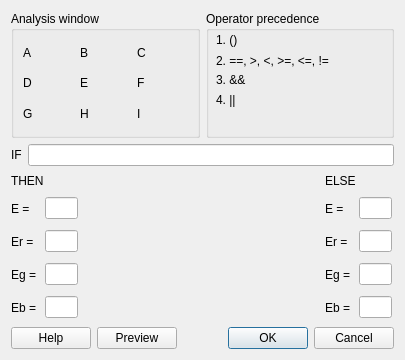
<?xml version="1.0" encoding="UTF-8"?>
<ui version="4.0">
 <class>logicalFilterDialog</class>
 <widget class="QDialog" name="logicalFilterDialog">
  <property name="geometry">
   <rect>
    <x>0</x>
    <y>0</y>
    <width>405</width>
    <height>360</height>
   </rect>
  </property>
  <property name="windowTitle">
   <string>Dialog</string>
  </property>
  <layout class="QGridLayout" name="gridLayout">
   <item row="0" column="0" colspan="2">
    <widget class="QGroupBox" name="groupBox">
     <property name="minimumSize">
      <size>
       <width>131</width>
       <height>0</height>
      </size>
     </property>
     <property name="title">
      <string>Analysis window</string>
     </property>
     <layout class="QGridLayout" name="gridLayout_2">
      <item row="0" column="0">
       <layout class="QVBoxLayout" name="verticalLayout">
        <item>
         <layout class="QHBoxLayout" name="horizontalLayout">
          <item>
           <widget class="QLabel" name="label">
            <property name="text">
             <string>A</string>
            </property>
           </widget>
          </item>
          <item>
           <widget class="QLabel" name="label_2">
            <property name="text">
             <string>B</string>
            </property>
           </widget>
          </item>
          <item>
           <widget class="QLabel" name="label_3">
            <property name="text">
             <string>C</string>
            </property>
           </widget>
          </item>
         </layout>
        </item>
        <item>
         <layout class="QHBoxLayout" name="horizontalLayout_2">
          <item>
           <widget class="QLabel" name="label_4">
            <property name="text">
             <string>D</string>
            </property>
           </widget>
          </item>
          <item>
           <widget class="QLabel" name="label_5">
            <property name="text">
             <string>E</string>
            </property>
           </widget>
          </item>
          <item>
           <widget class="QLabel" name="label_6">
            <property name="text">
             <string>F</string>
            </property>
           </widget>
          </item>
         </layout>
        </item>
        <item>
         <layout class="QHBoxLayout" name="horizontalLayout_3">
          <item>
           <widget class="QLabel" name="label_7">
            <property name="text">
             <string>G</string>
            </property>
           </widget>
          </item>
          <item>
           <widget class="QLabel" name="label_8">
            <property name="text">
             <string>H</string>
            </property>
           </widget>
          </item>
          <item>
           <widget class="QLabel" name="label_9">
            <property name="text">
             <string>I</string>
            </property>
           </widget>
          </item>
         </layout>
        </item>
       </layout>
      </item>
     </layout>
    </widget>
   </item>
   <item row="0" column="2" colspan="2">
    <widget class="QGroupBox" name="groupBox_2">
     <property name="minimumSize">
      <size>
       <width>170</width>
       <height>0</height>
      </size>
     </property>
     <property name="title">
      <string>Operator precedence</string>
     </property>
     <widget class="QLabel" name="label_10">
      <property name="geometry">
       <rect>
        <x>10</x>
        <y>20</y>
        <width>62</width>
        <height>17</height>
       </rect>
      </property>
      <property name="text">
       <string>1. ()</string>
      </property>
     </widget>
     <widget class="QLabel" name="label_11">
      <property name="geometry">
       <rect>
        <x>10</x>
        <y>40</y>
        <width>161</width>
        <height>20</height>
       </rect>
      </property>
      <property name="text">
       <string>2. ==, &gt;, &lt;, &gt;=, &lt;=, !=</string>
      </property>
     </widget>
     <widget class="QLabel" name="label_12">
      <property name="geometry">
       <rect>
        <x>10</x>
        <y>60</y>
        <width>62</width>
        <height>17</height>
       </rect>
      </property>
      <property name="text">
       <string>3. &amp;&amp;</string>
      </property>
     </widget>
     <widget class="QLabel" name="label_13">
      <property name="geometry">
       <rect>
        <x>10</x>
        <y>80</y>
        <width>62</width>
        <height>17</height>
       </rect>
      </property>
      <property name="text">
       <string>4. ||</string>
      </property>
     </widget>
    </widget>
   </item>
   <item row="1" column="0" colspan="4">
    <layout class="QHBoxLayout" name="horizontalLayout_5">
     <item>
      <widget class="QLabel" name="label_16">
       <property name="text">
        <string>IF</string>
       </property>
      </widget>
     </item>
     <item>
      <widget class="QLineEdit" name="ifTextLine"/>
     </item>
    </layout>
   </item>
   <item row="2" column="0">
    <layout class="QVBoxLayout" name="verticalLayout_2">
     <property name="sizeConstraint">
      <enum>QLayout::SetFixedSize</enum>
     </property>
     <item>
      <widget class="QLabel" name="label_17">
       <property name="sizePolicy">
        <sizepolicy hsizetype="MinimumExpanding" vsizetype="Preferred">
         <horstretch>0</horstretch>
         <verstretch>0</verstretch>
        </sizepolicy>
       </property>
       <property name="minimumSize">
        <size>
         <width>69</width>
         <height>17</height>
        </size>
       </property>
       <property name="maximumSize">
        <size>
         <width>69</width>
         <height>17</height>
        </size>
       </property>
       <property name="text">
        <string>THEN</string>
       </property>
      </widget>
     </item>
     <item>
      <layout class="QHBoxLayout" name="horizontalLayout_6">
       <item>
        <widget class="QLabel" name="label_14">
         <property name="sizePolicy">
          <sizepolicy hsizetype="Fixed" vsizetype="Preferred">
           <horstretch>0</horstretch>
           <verstretch>0</verstretch>
          </sizepolicy>
         </property>
         <property name="minimumSize">
          <size>
           <width>28</width>
           <height>27</height>
          </size>
         </property>
         <property name="maximumSize">
          <size>
           <width>28</width>
           <height>27</height>
          </size>
         </property>
         <property name="text">
          <string>E = </string>
         </property>
        </widget>
       </item>
       <item>
        <widget class="QLineEdit" name="e1">
         <property name="sizePolicy">
          <sizepolicy hsizetype="Fixed" vsizetype="Fixed">
           <horstretch>0</horstretch>
           <verstretch>0</verstretch>
          </sizepolicy>
         </property>
         <property name="minimumSize">
          <size>
           <width>33</width>
           <height>0</height>
          </size>
         </property>
         <property name="maximumSize">
          <size>
           <width>33</width>
           <height>16777215</height>
          </size>
         </property>
         <property name="maxLength">
          <number>3</number>
         </property>
        </widget>
       </item>
      </layout>
     </item>
     <item>
      <layout class="QHBoxLayout" name="horizontalLayout_7">
       <item>
        <widget class="QLabel" name="label_15">
         <property name="sizePolicy">
          <sizepolicy hsizetype="Fixed" vsizetype="Preferred">
           <horstretch>0</horstretch>
           <verstretch>0</verstretch>
          </sizepolicy>
         </property>
         <property name="minimumSize">
          <size>
           <width>28</width>
           <height>27</height>
          </size>
         </property>
         <property name="maximumSize">
          <size>
           <width>28</width>
           <height>27</height>
          </size>
         </property>
         <property name="text">
          <string>Er =</string>
         </property>
        </widget>
       </item>
       <item>
        <widget class="QLineEdit" name="er1">
         <property name="sizePolicy">
          <sizepolicy hsizetype="Fixed" vsizetype="Fixed">
           <horstretch>0</horstretch>
           <verstretch>0</verstretch>
          </sizepolicy>
         </property>
         <property name="maximumSize">
          <size>
           <width>33</width>
           <height>16777215</height>
          </size>
         </property>
         <property name="maxLength">
          <number>3</number>
         </property>
        </widget>
       </item>
      </layout>
     </item>
     <item>
      <layout class="QHBoxLayout" name="horizontalLayout_8">
       <item>
        <widget class="QLabel" name="label_19">
         <property name="sizePolicy">
          <sizepolicy hsizetype="Fixed" vsizetype="Preferred">
           <horstretch>0</horstretch>
           <verstretch>0</verstretch>
          </sizepolicy>
         </property>
         <property name="minimumSize">
          <size>
           <width>28</width>
           <height>27</height>
          </size>
         </property>
         <property name="maximumSize">
          <size>
           <width>28</width>
           <height>27</height>
          </size>
         </property>
         <property name="text">
          <string>Eg =</string>
         </property>
        </widget>
       </item>
       <item>
        <widget class="QLineEdit" name="eg1">
         <property name="sizePolicy">
          <sizepolicy hsizetype="Fixed" vsizetype="Fixed">
           <horstretch>0</horstretch>
           <verstretch>0</verstretch>
          </sizepolicy>
         </property>
         <property name="minimumSize">
          <size>
           <width>33</width>
           <height>0</height>
          </size>
         </property>
         <property name="maximumSize">
          <size>
           <width>33</width>
           <height>16777215</height>
          </size>
         </property>
         <property name="maxLength">
          <number>3</number>
         </property>
        </widget>
       </item>
      </layout>
     </item>
     <item>
      <layout class="QHBoxLayout" name="horizontalLayout_9">
       <item>
        <widget class="QLabel" name="label_20">
         <property name="sizePolicy">
          <sizepolicy hsizetype="Fixed" vsizetype="Preferred">
           <horstretch>0</horstretch>
           <verstretch>0</verstretch>
          </sizepolicy>
         </property>
         <property name="minimumSize">
          <size>
           <width>28</width>
           <height>27</height>
          </size>
         </property>
         <property name="maximumSize">
          <size>
           <width>28</width>
           <height>27</height>
          </size>
         </property>
         <property name="text">
          <string>Eb =</string>
         </property>
        </widget>
       </item>
       <item>
        <widget class="QLineEdit" name="eb1">
         <property name="minimumSize">
          <size>
           <width>33</width>
           <height>0</height>
          </size>
         </property>
         <property name="maximumSize">
          <size>
           <width>33</width>
           <height>16777215</height>
          </size>
         </property>
         <property name="maxLength">
          <number>3</number>
         </property>
        </widget>
       </item>
      </layout>
     </item>
    </layout>
   </item>
   <item row="2" column="1" colspan="2">
    <spacer name="horizontalSpacer">
     <property name="orientation">
      <enum>Qt::Horizontal</enum>
     </property>
     <property name="sizeHint" stdset="0">
      <size>
       <width>83</width>
       <height>18</height>
      </size>
     </property>
    </spacer>
   </item>
   <item row="2" column="3">
    <layout class="QVBoxLayout" name="verticalLayout_3">
     <property name="sizeConstraint">
      <enum>QLayout::SetFixedSize</enum>
     </property>
     <item>
      <widget class="QLabel" name="label_18">
       <property name="minimumSize">
        <size>
         <width>69</width>
         <height>17</height>
        </size>
       </property>
       <property name="maximumSize">
        <size>
         <width>69</width>
         <height>17</height>
        </size>
       </property>
       <property name="text">
        <string>ELSE</string>
       </property>
      </widget>
     </item>
     <item>
      <layout class="QHBoxLayout" name="horizontalLayout_10">
       <item>
        <widget class="QLabel" name="label_21">
         <property name="minimumSize">
          <size>
           <width>28</width>
           <height>27</height>
          </size>
         </property>
         <property name="maximumSize">
          <size>
           <width>28</width>
           <height>27</height>
          </size>
         </property>
         <property name="text">
          <string>E = </string>
         </property>
        </widget>
       </item>
       <item>
        <widget class="QLineEdit" name="e2">
         <property name="minimumSize">
          <size>
           <width>33</width>
           <height>0</height>
          </size>
         </property>
         <property name="maximumSize">
          <size>
           <width>33</width>
           <height>16777215</height>
          </size>
         </property>
         <property name="maxLength">
          <number>3</number>
         </property>
        </widget>
       </item>
      </layout>
     </item>
     <item>
      <layout class="QHBoxLayout" name="horizontalLayout_11">
       <item>
        <widget class="QLabel" name="label_22">
         <property name="minimumSize">
          <size>
           <width>28</width>
           <height>27</height>
          </size>
         </property>
         <property name="maximumSize">
          <size>
           <width>28</width>
           <height>27</height>
          </size>
         </property>
         <property name="text">
          <string>Er =</string>
         </property>
        </widget>
       </item>
       <item>
        <widget class="QLineEdit" name="er2">
         <property name="minimumSize">
          <size>
           <width>33</width>
           <height>0</height>
          </size>
         </property>
         <property name="maximumSize">
          <size>
           <width>33</width>
           <height>16777215</height>
          </size>
         </property>
         <property name="maxLength">
          <number>3</number>
         </property>
        </widget>
       </item>
      </layout>
     </item>
     <item>
      <layout class="QHBoxLayout" name="horizontalLayout_12">
       <item>
        <widget class="QLabel" name="label_23">
         <property name="minimumSize">
          <size>
           <width>28</width>
           <height>27</height>
          </size>
         </property>
         <property name="maximumSize">
          <size>
           <width>28</width>
           <height>27</height>
          </size>
         </property>
         <property name="text">
          <string>Eg =</string>
         </property>
        </widget>
       </item>
       <item>
        <widget class="QLineEdit" name="eg2">
         <property name="minimumSize">
          <size>
           <width>33</width>
           <height>0</height>
          </size>
         </property>
         <property name="maximumSize">
          <size>
           <width>33</width>
           <height>16777215</height>
          </size>
         </property>
         <property name="maxLength">
          <number>3</number>
         </property>
        </widget>
       </item>
      </layout>
     </item>
     <item>
      <layout class="QHBoxLayout" name="horizontalLayout_13">
       <item>
        <widget class="QLabel" name="label_24">
         <property name="minimumSize">
          <size>
           <width>28</width>
           <height>27</height>
          </size>
         </property>
         <property name="maximumSize">
          <size>
           <width>28</width>
           <height>27</height>
          </size>
         </property>
         <property name="text">
          <string>Eb =</string>
         </property>
        </widget>
       </item>
       <item>
        <widget class="QLineEdit" name="eb2">
         <property name="minimumSize">
          <size>
           <width>33</width>
           <height>0</height>
          </size>
         </property>
         <property name="maximumSize">
          <size>
           <width>33</width>
           <height>16777215</height>
          </size>
         </property>
         <property name="maxLength">
          <number>3</number>
         </property>
        </widget>
       </item>
      </layout>
     </item>
    </layout>
   </item>
   <item row="3" column="0" colspan="4">
    <layout class="QHBoxLayout" name="horizontalLayout_4">
     <item>
      <widget class="QPushButton" name="helpButton">
       <property name="text">
        <string>Help</string>
       </property>
      </widget>
     </item>
     <item>
      <widget class="QPushButton" name="previewButton">
       <property name="text">
        <string>Preview</string>
       </property>
      </widget>
     </item>
     <item>
      <widget class="QDialogButtonBox" name="buttonBox">
       <property name="orientation">
        <enum>Qt::Horizontal</enum>
       </property>
       <property name="standardButtons">
        <set>QDialogButtonBox::Cancel|QDialogButtonBox::Ok</set>
       </property>
      </widget>
     </item>
    </layout>
   </item>
  </layout>
 </widget>
 <resources/>
 <connections>
  <connection>
   <sender>buttonBox</sender>
   <signal>accepted()</signal>
   <receiver>logicalFilterDialog</receiver>
   <slot>accept()</slot>
   <hints>
    <hint type="sourcelabel">
     <x>248</x>
     <y>254</y>
    </hint>
    <hint type="destinationlabel">
     <x>157</x>
     <y>274</y>
    </hint>
   </hints>
  </connection>
  <connection>
   <sender>buttonBox</sender>
   <signal>rejected()</signal>
   <receiver>logicalFilterDialog</receiver>
   <slot>reject()</slot>
   <hints>
    <hint type="sourcelabel">
     <x>316</x>
     <y>260</y>
    </hint>
    <hint type="destinationlabel">
     <x>286</x>
     <y>274</y>
    </hint>
   </hints>
  </connection>
 </connections>
</ui>
